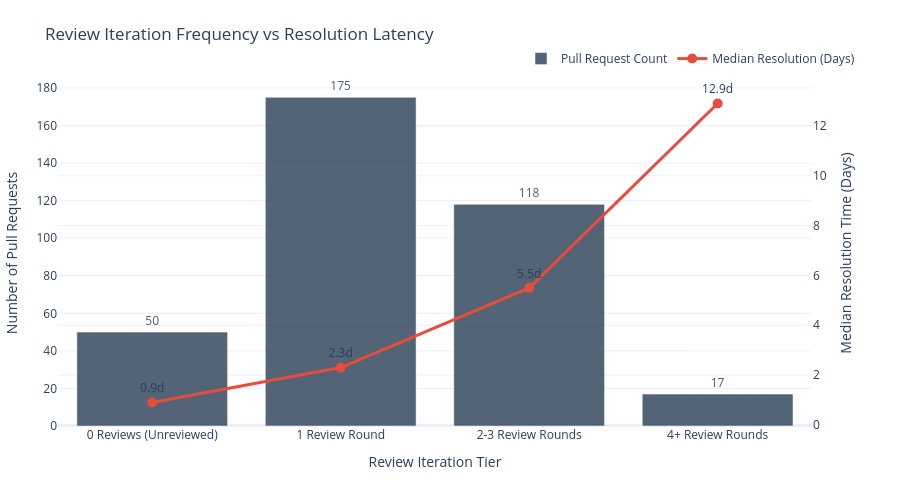

The cell this chart's notebook holds for it:
### Markdown cell above
## Visualization 2: Review Iteration Frequency & Turnaround Latency

Examines the volume of pull requests across iteration tiers and correlates review rounds with total resolution time:
* **Bar Component**: Frequency distribution of pull requests by iteration count tier.
* **Line Component**: Median turnaround days required to reach final state for each tier.

### Code cell
def plot_review_iteration_frequency(df: pd.DataFrame):
    tier_order = [
        "0 Reviews (Unreviewed)",
        "1 Review Round",
        "2-3 Review Rounds",
        "4+ Review Rounds"
    ]
    
    summary = df.groupby("review_tier").agg(
        pr_count=("pull_request_id", "count"),
        median_days=("total_duration_days", "median")
    ).reindex(tier_order).reset_index()
    
    fig = make_subplots(specs=[[{"secondary_y": True}]])
    
    fig.add_trace(
        go.Bar(
            name="Pull Request Count",
            x=summary["review_tier"],
            y=summary["pr_count"],
            marker_color="#34495E",
            opacity=0.85,
            text=summary["pr_count"],
            textposition="outside"
        ),
        secondary_y=False
    )
    
    fig.add_trace(
        go.Scatter(
            name="Median Resolution (Days)",
            x=summary["review_tier"],
            y=round(summary["median_days"], 1),
            mode="lines+markers+text",
            marker=dict(size=10, color="#E74C3C"),
            line=dict(width=3, color="#E74C3C"),
            text=[f"{v}d" for v in round(summary["median_days"], 1)],
            textposition="top center"
        ),
        secondary_y=True
    )
    
    fig.update_layout(
        title="Review Iteration Frequency vs Resolution Latency",
        xaxis_title="Review Iteration Tier",
        template="plotly_white",
        legend=dict(orientation="h", yanchor="bottom", y=1.02, xanchor="right", x=1),
        margin=dict(l=40, r=40, t=80, b=50),
        height=480
    )
    
    fig.update_yaxes(title_text="Number of Pull Requests", secondary_y=False)
    fig.update_yaxes(title_text="Median Resolution Time (Days)", secondary_y=True)
    return fig

fig_iter = plot_review_iteration_frequency(df_pr_metrics)
fig_iter.show()

### Figure 1 — Plotly figure (JSON) as saved in the notebook; plotly's stock layout.template omitted (floating-point values rounded to 4 significant figures)
{"data": [{"marker": {"color": "#34495E"}, "name": "Pull Request Count", "opacity": 0.85, "text": [50.0, 175.0, 118.0, 17.0], "textposition": "outside", "type": "bar", "x": ["0 Reviews (Unreviewed)", "1 Review Round", "2-3 Review Rounds", "4+ Review Rounds"], "xaxis": "x", "y": [50, 175, 118, 17], "yaxis": "y"}, {"line": {"color": "#E74C3C", "width": 3}, "marker": {"color": "#E74C3C", "size": 10}, "mode": "lines+markers+text", "name": "Median Resolution (Days)", "text": ["0.9d", "2.3d", "5.5d", "12.9d"], "textposition": "top center", "type": "scatter", "x": ["0 Reviews (Unreviewed)", "1 Review Round", "2-3 Review Rounds", "4+ Review Rounds"], "xaxis": "x", "y": [0.9, 2.3, 5.5, 12.9], "yaxis": "y2"}], "layout": {"height": 480, "legend": {"orientation": "h", "x": 1, "xanchor": "right", "y": 1.02, "yanchor": "bottom"}, "margin": {"b": 50, "l": 40, "r": 40, "t": 80}, "title": {"text": "Review Iteration Frequency vs Resolution Latency"}, "xaxis": {"anchor": "y", "domain": [0.0, 0.94], "title": {"text": "Review Iteration Tier"}}, "yaxis": {"anchor": "x", "domain": [0.0, 1.0], "title": {"text": "Number of Pull Requests"}}, "yaxis2": {"anchor": "x", "overlaying": "y", "side": "right", "title": {"text": "Median Resolution Time (Days)"}}}}
